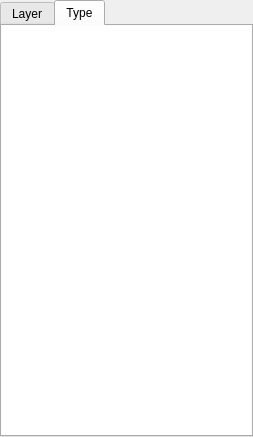
<?xml version="1.0" encoding="UTF-8"?>
<ui version="4.0">
 <class>WInstancesTab</class>
 <widget class="QWidget" name="WInstancesTab">
  <property name="geometry">
   <rect>
    <x>0</x>
    <y>0</y>
    <width>253</width>
    <height>437</height>
   </rect>
  </property>
  <property name="windowTitle">
   <string>Form</string>
  </property>
  <layout class="QVBoxLayout" name="verticalLayout_3">
   <property name="leftMargin">
    <number>0</number>
   </property>
   <property name="topMargin">
    <number>0</number>
   </property>
   <property name="rightMargin">
    <number>0</number>
   </property>
   <property name="bottomMargin">
    <number>0</number>
   </property>
   <item>
    <widget class="QTabWidget" name="TabWidget">
     <property name="currentIndex">
      <number>1</number>
     </property>
     <widget class="QWidget" name="ShowLayersTab">
      <attribute name="title">
       <string>Layer</string>
      </attribute>
      <layout class="QVBoxLayout" name="verticalLayout">
       <property name="leftMargin">
        <number>0</number>
       </property>
       <property name="topMargin">
        <number>0</number>
       </property>
       <property name="rightMargin">
        <number>0</number>
       </property>
       <property name="bottomMargin">
        <number>0</number>
       </property>
       <item>
        <widget class="QTreeView" name="LayersTreeView">
         <property name="contextMenuPolicy">
          <enum>Qt::CustomContextMenu</enum>
         </property>
         <property name="frameShape">
          <enum>QFrame::NoFrame</enum>
         </property>
         <property name="alternatingRowColors">
          <bool>true</bool>
         </property>
         <property name="verticalScrollMode">
          <enum>QAbstractItemView::ScrollPerPixel</enum>
         </property>
         <property name="indentation">
          <number>13</number>
         </property>
         <property name="sortingEnabled">
          <bool>true</bool>
         </property>
        </widget>
       </item>
      </layout>
     </widget>
     <widget class="QWidget" name="ShowTypesTab">
      <attribute name="title">
       <string>Type</string>
      </attribute>
      <layout class="QVBoxLayout" name="verticalLayout_2">
       <property name="leftMargin">
        <number>0</number>
       </property>
       <property name="topMargin">
        <number>0</number>
       </property>
       <property name="rightMargin">
        <number>0</number>
       </property>
       <property name="bottomMargin">
        <number>0</number>
       </property>
       <item>
        <widget class="QTreeView" name="TypesTreeView">
         <property name="contextMenuPolicy">
          <enum>Qt::CustomContextMenu</enum>
         </property>
         <property name="styleSheet">
          <string notr="true"/>
         </property>
         <property name="frameShape">
          <enum>QFrame::NoFrame</enum>
         </property>
         <property name="alternatingRowColors">
          <bool>true</bool>
         </property>
         <property name="verticalScrollMode">
          <enum>QAbstractItemView::ScrollPerPixel</enum>
         </property>
         <property name="indentation">
          <number>13</number>
         </property>
         <property name="sortingEnabled">
          <bool>true</bool>
         </property>
        </widget>
       </item>
      </layout>
     </widget>
    </widget>
   </item>
  </layout>
 </widget>
 <resources/>
 <connections/>
</ui>
